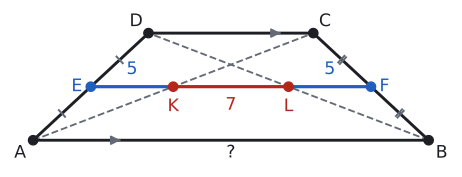

The script that drew this image:
# Alıştırma 10 (köprü): |EK| = |LF| = 5, |KL| = 7 → |DC| = 10, |AB| = 24.
import sys; sys.path.insert(0, "tools")
from cizim import *

P = lambda x, y: np.array([float(x), float(y)])
uz = lambda U, V: round(float(np.linalg.norm(U - V)), 4)
def acisi(K, U, V):
    u, v = U - K, V - K
    return round(float(np.degrees(np.arccos(np.dot(u, v) / np.linalg.norm(u) / np.linalg.norm(v)))), 3)
def kesis(p, u, q, v):
    t = np.linalg.solve(np.array([u, -v]).T, q - p); return p + t[0] * u
def paralel_isareti(U, V, renk=SOLUK, k=0.18, f=0.5):
    M = U + f * (V - U); t = (V - U) / np.linalg.norm(V - U)
    ax.annotate("", xy=M + k * t, xytext=M - k * t, arrowprops=dict(arrowstyle="-|>", color=renk, lw=1.4, mutation_scale=14))
def cetik(U, V, n=1, renk=SOLUK, L=0.16):
    M = (U + V) / 2; t = (V - U) / np.linalg.norm(V - U); m = np.array([-t[1], t[0]])
    for i in range(n):
        c = M + (i - (n - 1) / 2) * 0.13 * t
        ax.plot(*zip(c - L * m, c + L * m), color=renk, lw=1.5)
def olcu(U, V, metin, d=0.3, renk=YAZI, fs=13):
    """[UV] parçasının ortasına, U→V yönünün soluna d kadar uzağa yazı (d < 0: sağına)."""
    M = (U + V) / 2; t = (V - U) / np.linalg.norm(V - U); m = np.array([-t[1], t[0]])
    ax.text(*(M + d * m), metin, ha="center", va="center", color=renk, fontsize=fs)
def dik_isareti(K, U, V, r=0.28):
    a_ = (U - K) / np.linalg.norm(U - K) * r; b_ = (V - K) / np.linalg.norm(V - K) * r
    ax.plot(*zip(K + a_, K + a_ + b_, K + b_), color=SOLUK, lw=1.3)

AB, DC, DX, H, BOY = 24, 10, 7, 6.5, 2.5
ET = {"AB": "?", "EK": "5", "KL": "7", "LF": "5"}; EK = []

# Köşegenler orta tabanı K ve L'de keser: K ∈ [AC], L ∈ [BD].
A, B, C, D = P(0, 0), P(AB, 0), P(DX + DC, H), P(DX, H)
E, F = (A + D) / 2, (B + C) / 2
K = kesis(A, C - A, E, F - E); L = kesis(B, D - B, E, F - E)
print("AB", uz(A, B), "DC", uz(D, C), "EF", uz(E, F), "EK", uz(E, K), "KL", uz(K, L), "LF", uz(L, F))

fig, ax = sekil(6, BOY)
ax.set_aspect("equal"); ax.axis("off")
ax.plot(*zip(A, B, C, D, A), color=YAZI)
ax.plot(*zip(A, C), color=SOLUK, lw=1.4, ls="--"); ax.plot(*zip(B, D), color=SOLUK, lw=1.4, ls="--")
ax.plot(*zip(E, K), color=MAVI, lw=2.4); ax.plot(*zip(L, F), color=MAVI, lw=2.4); ax.plot(*zip(K, L), color=KIRMIZI, lw=2.4)
paralel_isareti(A, B, f=0.22); paralel_isareti(D, C, f=0.8)
s = AB / 14
cetik(A, E, L=0.16 * s); cetik(E, D, L=0.16 * s); cetik(B, F, 2, L=0.16 * s); cetik(F, C, 2, L=0.16 * s)
for Q in (A, B, C, D): nokta(ax, *Q, "")
for Q, r in ((E, MAVI), (F, MAVI), (K, KIRMIZI), (L, KIRMIZI)): nokta(ax, *Q, "", renk=r)
s = AB / 14
ax.text(A[0] - 0.25 * s, -0.15 * s, "A", ha="right", va="top")
ax.text(B[0] + 0.25 * s, -0.15 * s, "B", ha="left", va="top")
ax.text(C[0] + 0.2 * s, C[1] + 0.1 * s, "C", ha="left", va="bottom")
ax.text(D[0] - 0.2 * s, D[1] + 0.1 * s, "D", ha="right", va="bottom")
ax.text(E[0] - 0.3 * s, E[1], "E", ha="right", va="center", color=MAVI)
ax.text(F[0] + 0.3 * s, F[1], "F", ha="left", va="center", color=MAVI)
ax.text(K[0], K[1] - 0.4 * s, "K", ha="center", va="top", color=KIRMIZI)
ax.text(L[0], L[1] - 0.4 * s, "L", ha="center", va="top", color=KIRMIZI)
if ET.get("AB"): olcu(A, B, ET["AB"], d=-0.45 * s)
if ET.get("DC"): olcu(D, C, ET["DC"], d=0.4 * s)
for (U, V, k, r) in ((E, K, "EK", MAVI), (L, F, "LF", MAVI)):
    if ET.get(k): ax.text((U[0] + V[0]) / 2, U[1] + 0.3 * s, ET[k], ha="center", va="bottom", color=r, fontsize=13)
if ET.get("KL"): ax.text((K[0] + L[0]) / 2, K[1] - 0.35 * s, ET["KL"], ha="center", va="top", color=KIRMIZI, fontsize=13)
for (fx, fy, metin, renk) in EK:
    ax.text(fx, fy, metin, ha="center", va="center", color=renk, fontsize=13)
ax.set_xlim(-0.9 * s, B[0] + 0.9 * s); ax.set_ylim(-1.0 * s, C[1] + 0.9 * s)
kaydet(fig, __file__)
